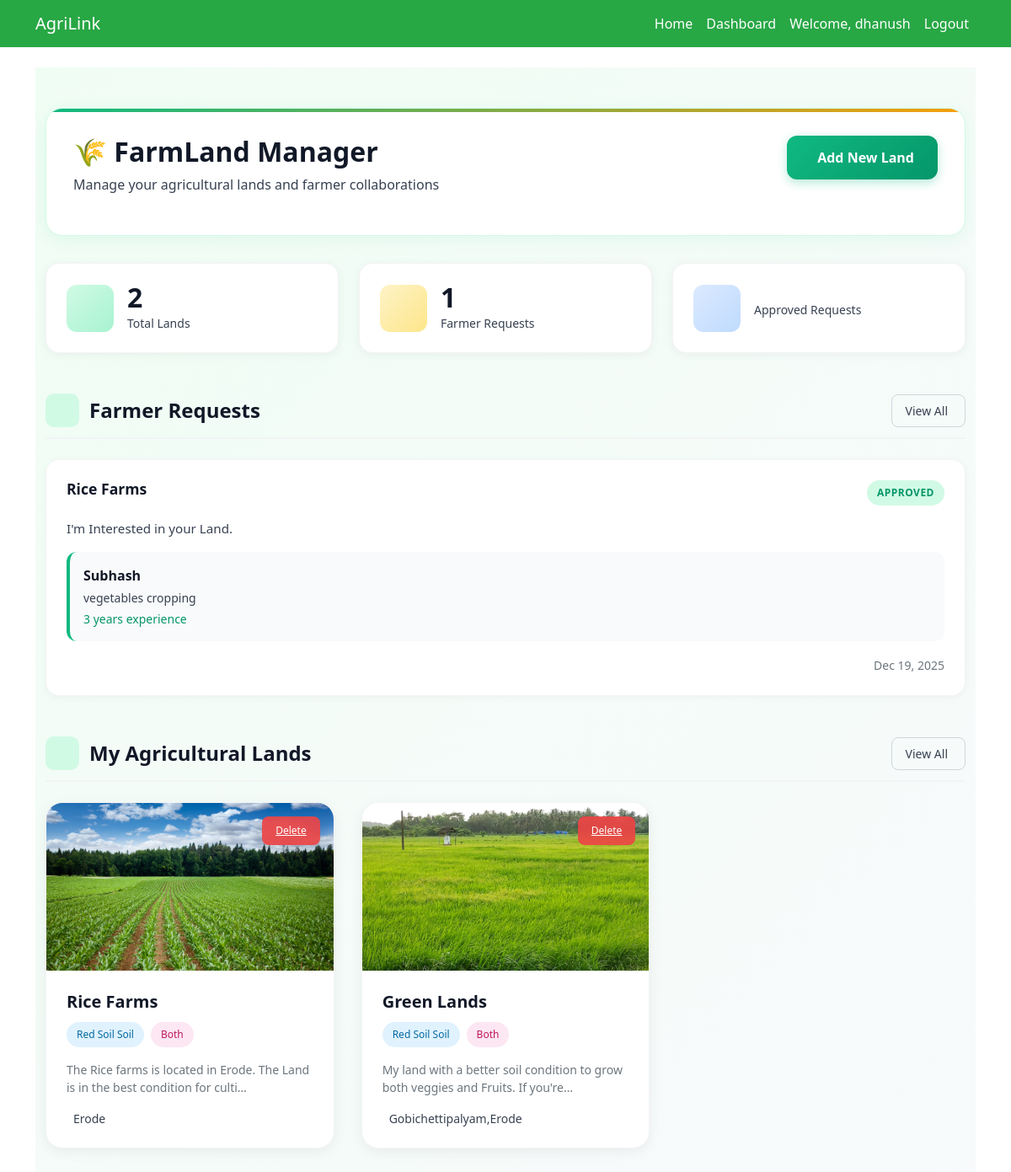
Before: /landowner/dashboard/ (signed in) with the older database file.
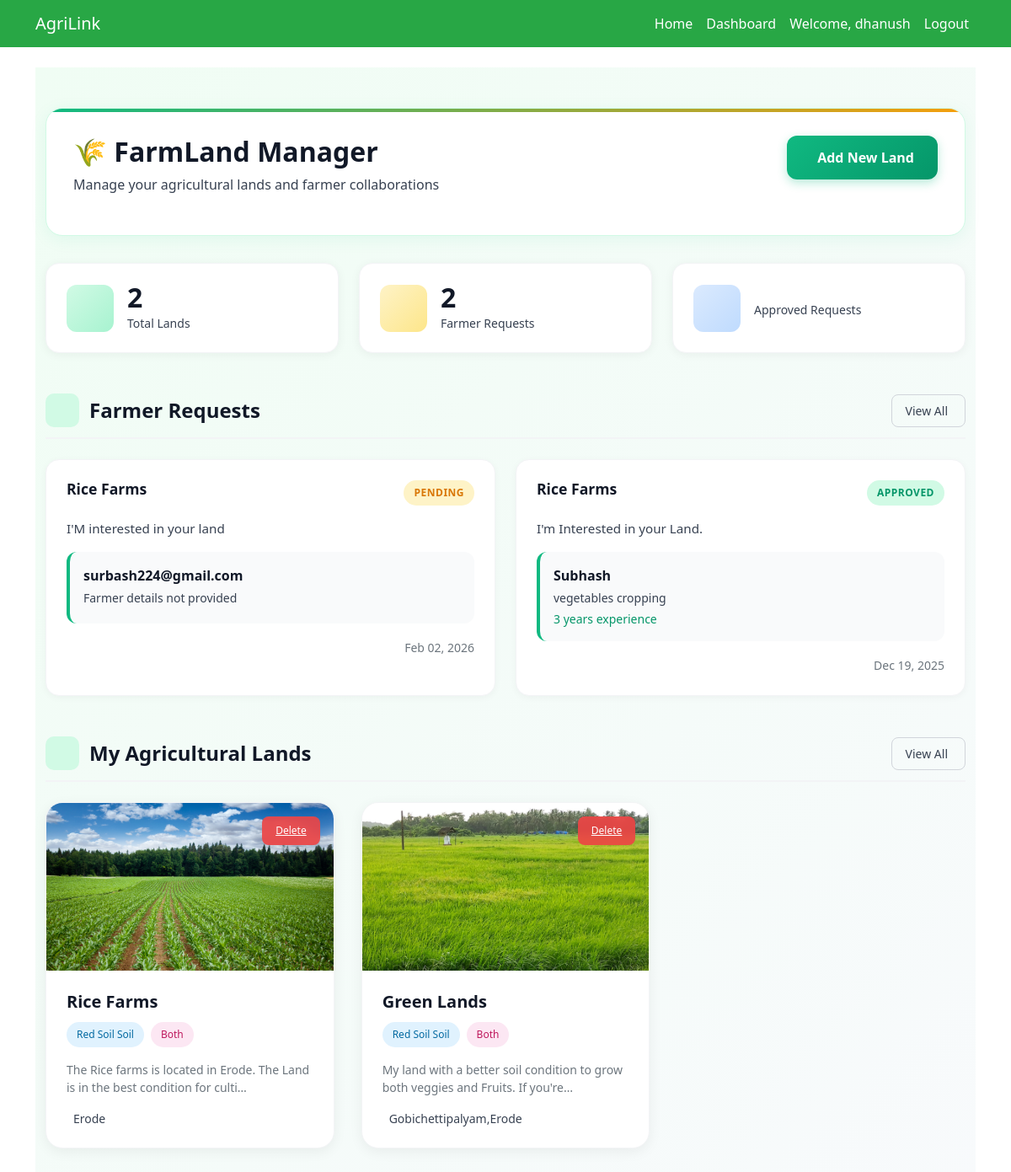
After: the same page with the newer database file.
### accounts/models.py (models this page shows, shortened)
class LandRequest(models.Model):
    STATUS_CHOICES = (
        ('pending', 'Pending'),
        ('approved', 'Approved'),
        ('rejected', 'Rejected'),
        ('cancelled', 'Cancelled'),
    )
    farmer = models.ForeignKey(User, on_delete=models.CASCADE, related_name='land_requests')
    land = models.ForeignKey(Land, on_delete=models.CASCADE, related_name='requests')
    message = models.TextField(blank=True)
    status = models.CharField(max_length=20, choices=STATUS_CHOICES, default='pending')
    created_at = models.DateTimeField(auto_now_add=True)
    class Meta:
        ordering = ['-created_at']

class Land(models.Model):
    SOIL_CHOICES = (
        ('black', 'Black Soil'),
        ('red', 'Red Soil'),
        ('alluvial', 'Alluvial Soil'),
        ('sandy', 'Sandy Soil'),
    )
    SUITABLE_CHOICES = (
        ('vegetables', 'Vegetables'),
        ('fruits', 'Fruits'),
        ('both', 'Both'),
    )
    owner = models.ForeignKey(User, on_delete=models.CASCADE, related_name='lands')
    farm_name = models.CharField(max_length=200)
    soil_type = models.CharField(max_length=50, choices=SOIL_CHOICES)
    suitable_for = models.CharField(max_length=50, choices=SUITABLE_CHOICES)
    location = models.CharField(max_length=200)
    phone = models.CharField(max_length=15)
    description = models.TextField()
    created_at = models.DateTimeField(auto_now_add=True)

class FarmerDetails(models.Model):
    user = models.OneToOneField(User, on_delete=models.CASCADE, related_name='farmer_details')
    farmer_name = models.CharField(max_length=100)
    phone = models.CharField(max_length=15)
    email = models.EmailField()
    experience_years = models.PositiveIntegerField()
    field_experience = models.CharField(max_length=100)
    description = models.TextField()

class LandImage(models.Model):
    land = models.ForeignKey(Land, on_delete=models.CASCADE, related_name='images')
    image = models.ImageField(upload_to='land_photos/')

### accounts/views.py (the view, shortened to what this page needs)
# urls.py: path('landowner/dashboard/', landowner_dashboard, name='landowner_dashboard'),
@login_required
def landowner_dashboard(request):
    profile = get_object_or_404(Profile, user=request.user)
    if profile.user_type != 'landowner':
        return redirect('dashboard')
    lands = Land.objects.filter(owner=request.user)
    requests = LandRequest.objects.filter(land__owner=request.user)
    land_form = LandForm()
    return render(request, 'landowner_dashboard.html', {
        'lands': lands,
        'requests': requests,
        'land_form': land_form,
    })

### templates/landowner_dashboard.html (shortened to what this page needs)
{% extends 'base.html' %}
{% block content %}
<div class="dashboard-container">
    <div class="container py-4">
        <div class="dashboard-header">
            <div class="d-flex justify-content-between align-items-start">
                <div>
                    <h1 class="header-title">🌾 FarmLand Manager</h1>
                    <p class="header-subtitle">Manage your agricultural lands and farmer collaborations</p>
                </div>
                <button class="add-land-btn" data-bs-toggle="modal" data-bs-target="#addLandModal">
                     Add New Land
                </button>
            </div>
        </div>
        <div class="stats-grid">
            <div class="stat-card" onclick="window.location.hash='#lands'">
                <div class="stat-icon lands">
                </div>
                <div>
                    <div class="stat-number">{{ lands|length }}</div>
                    <div class="stat-label">Total Lands</div>
                </div>
            </div>
            <div class="stat-card" onclick="window.location.hash='#requests'">
                <div class="stat-icon requests">
                </div>
                <div>
                    <div class="stat-number">{{ requests|length }}</div>
                    <div class="stat-label">Farmer Requests</div>
                </div>
            </div>
            <div class="stat-card">
                <div class="stat-icon approved">
                </div>
                <div>
                    <div class="stat-label">Approved Requests</div>
                </div>
            </div>
        </div>
        <div class="section-header" id="requests">
            <div class="section-title-container">
                <div class="section-icon">
                </div>
                <h2 class="section-title">Farmer Requests</h2>
            </div>
            {% if requests %}
            <button class="view-all-btn" onclick="showAllRequests()">
                View All
            </button>
            {% endif %}
        </div>
        {% if requests %}
        <div class="requests-grid">
            {% for r in requests|slice:":4" %}
            <div class="request-card"
                 data-bs-toggle="modal"
                 data-bs-target="#requestModal"
                 data-request-id="{{ r.id }}"
                 data-farm-name="{{ r.land.farm_name }}"
                 data-farmer-name="{% if r.farmer.farmer_details %}{{ r.farmer.farmer_details.farmer_name }}{% else %}{{ r.farmer.username }}{% endif %}"
                 data-farmer-experience="{% if r.farmer.farmer_details %}{{ r.farmer.farmer_details.field_experience }}{% else %}No experience specified{% endif %}"
                 data-farmer-years="{% if r.farmer.farmer_details %}{{ r.farmer.farmer_details.experience_years }} years{% else %}N/A{% endif %}"
                 data-farmer-phone="{% if r.farmer.farmer_details %}{{ r.farmer.farmer_details.phone }}{% else %}Not provided{% endif %}"
                 data-farmer-email="{{ r.farmer.email }}"
                 data-request-date="{{ r.created_at|date:'M d, Y' }}"
                 data-request-status="{{ r.status }}"
                 data-request-message="{{ r.message }}"
                 data-land-location="{{ r.land.location }}"
                 data-land-soil="{{ r.land.get_soil_type_display }}"
                 data-land-suitable="{{ r.land.get_suitable_for_display }}">
                <div class="request-header">
                    <h5 class="farm-name">{{ r.land.farm_name }}</h5>
                    <span class="request-badge badge-{{ r.status }}">
                        {{ r.status|title }}
                    </span>
                </div>
                <p class="request-message">{{ r.message|truncatechars:120 }}</p>
                {% if r.farmer.farmer_details %}
                <div class="farmer-info">
                    <div class="farmer-name">{{ r.farmer.farmer_details.farmer_name }}</div>
                    <div class="farmer-experience">{{ r.farmer.farmer_details.field_experience }}</div>
                    <div class="farmer-years">
                         {{ r.farmer.farmer_details.experience_years }} years experience
                    </div>
                </div>
                {% else %}
                <div class="farmer-info">
                    <div class="farmer-name">{{ r.farmer.username }}</div>
                    <div class="farmer-experience">Farmer details not provided</div>
                </div>
                {% endif %}
                <div class="text-end">
                    <small class="text-muted">
                         {{ r.created_at|date:"M d, Y" }}
                    </small>
                </div>
            </div>
            {% endfor %}
        </div>
        {% else %}
        <div class="empty-state">
            <div class="empty-icon">📭</div>
            <h3 class="empty-text">No requests yet</h3>
            <p class="empty-subtext">Farmer requests will appear here when farmers show interest in your lands</p>
        </div>
        {% endif %}
        <div class="section-header" id="lands">
            <div class="section-title-container">
                <div class="section-icon">
                </div>
                <h2 class="section-title">My Agricultural Lands</h2>
            </div>
            <button class="view-all-btn" onclick="scrollToLands()">
                View All
            </button>
        </div>
        {% if lands %}
        <div class="lands-grid">
            {% for land in lands %}
            <div class="land-card"
                 data-bs-toggle="modal"
                 data-bs-target="#landModal"
                 data-name="{{ land.farm_name }}"
                 data-location="{{ land.location }}"
                 data-soil="{{ land.get_soil_type_display }}"
                 data-suitable="{{ land.get_suitable_for_display }}"
                 data-phone="{{ land.phone }}"
                 data-description="{{ land.description }}"
                 data-image="{% if land.images.first %}{{ land.images.first.image.url }}{% endif %}">
                <a href="{% url 'delete_land' land.id %}"
                   class="delete-btn"
                   onclick="event.stopPropagation(); return confirm('Are you sure you want to delete this land?');">
                     Delete
                </a>
                {% if land.images.first %}
                <img src="{{ land.images.first.image.url }}" class="land-image" alt="{{ land.farm_name }}">
                {% else %}
                <div class="land-placeholder">
                    <i class="bi bi-tree"></i>
                </div>
                {% endif %}
                <div class="land-content">
                    <h3 class="land-title">{{ land.farm_name }}</h3>
                    <div class="land-tags">
                        <span class="land-tag soil">{{ land.get_soil_type_display }} Soil</span>
                        <span class="land-tag crop">{{ land.get_suitable_for_display }}</span>
                    </div>
                    <p class="text-muted mb-3 small">{{ land.description|truncatechars:80 }}</p>
                    <div class="land-location">
                        {{ land.location }}
                    </div>
                </div>
            </div>
            {% endfor %}
        </div>
        {% endif %}
    </div>
</div>
{% endblock %}

### templates/base.html (shortened to what this page needs)
<!DOCTYPE html>
<html lang="en">
<head>
    <link href="https://cdn.jsdelivr.net/npm/bootstrap@5.1.3/dist/css/bootstrap.min.css" rel="stylesheet">
</head>
<body>
    <nav class="navbar navbar-expand-lg navbar-dark">
        <div class="container">
            <a class="navbar-brand" href="{% url 'home' %}">AgriLink</a>
            <div class="collapse navbar-collapse" id="navbarNav">
                <ul class="navbar-nav ms-auto">
                    <li class="nav-item">
                        <a class="nav-link" href="{% url 'home' %}">Home</a>
                    </li>
                    {% if user.is_authenticated %}
                        <li class="nav-item">
                            <a class="nav-link" href="{% url 'dashboard' %}">Dashboard</a>
                        </li>
                        <li class="nav-item">
                            <span class="nav-link">Welcome, {{ user.first_name|default:user.username }}</span>
                        </li>
                        <li class="nav-item">
                            <a class="nav-link" href="{% url 'logout' %}">Logout</a>
                        </li>
                    {% endif %}
                </ul>
            </div>
        </div>
    </nav>
    <main class="container my-4">
        {% block content %}{% endblock %}
    </main>
</body>
</html>

### templates/base.html (style rules this page uses)
.navbar { background-color: #28a745; }
.navbar-brand, .nav-link { color: white !important; }

Changed rows visible on the page:
added LandRequest: land.farm_name "Rice Farms", status "PENDING", message "I'M interested in your land", farmer.username "surbash224@gmail.com", created_at "Feb 02, 2026"
Other visible differences:
{{ requests|length }}: "1" → "2"
